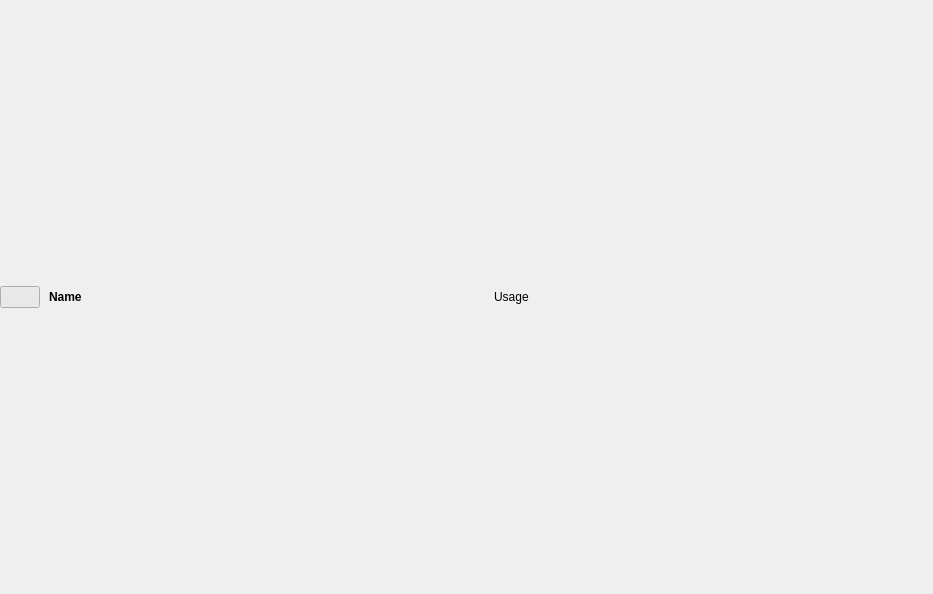
<?xml version="1.0" encoding="UTF-8"?>
<ui version="4.0">
 <class>ItemWidget</class>
 <widget class="QWidget" name="ItemWidget">
  <property name="geometry">
   <rect>
    <x>0</x>
    <y>0</y>
    <width>933</width>
    <height>594</height>
   </rect>
  </property>
  <property name="windowTitle">
   <string>Item</string>
  </property>
  <layout class="QGridLayout" name="mainLayout">
   <property name="leftMargin">
    <number>0</number>
   </property>
   <property name="topMargin">
    <number>0</number>
   </property>
   <property name="rightMargin">
    <number>0</number>
   </property>
   <property name="bottomMargin">
    <number>0</number>
   </property>
   <property name="spacing">
    <number>0</number>
   </property>
   <item row="0" column="1">
    <widget class="QWidget" name="header" native="true">
     <property name="sizePolicy">
      <sizepolicy hsizetype="MinimumExpanding" vsizetype="Preferred">
       <horstretch>0</horstretch>
       <verstretch>0</verstretch>
      </sizepolicy>
     </property>
     <layout class="QHBoxLayout" name="horizontalLayout">
      <property name="topMargin">
       <number>0</number>
      </property>
      <property name="rightMargin">
       <number>0</number>
      </property>
      <property name="bottomMargin">
       <number>0</number>
      </property>
      <item>
       <widget class="QLabel" name="name">
        <property name="font">
         <font>
          <weight>75</weight>
          <bold>true</bold>
         </font>
        </property>
        <property name="text">
         <string>Name</string>
        </property>
       </widget>
      </item>
      <item>
       <widget class="QLabel" name="usage">
        <property name="text">
         <string>Usage</string>
        </property>
       </widget>
      </item>
     </layout>
    </widget>
   </item>
   <item row="0" column="0">
    <widget class="QPushButton" name="visibleCheckbox">
     <property name="palette">
      <palette>
       <active>
        <colorrole role="Button">
         <brush brushstyle="SolidPattern">
          <color alpha="0">
           <red>255</red>
           <green>255</green>
           <blue>255</blue>
          </color>
         </brush>
        </colorrole>
       </active>
       <inactive>
        <colorrole role="Button">
         <brush brushstyle="SolidPattern">
          <color alpha="0">
           <red>255</red>
           <green>255</green>
           <blue>255</blue>
          </color>
         </brush>
        </colorrole>
       </inactive>
       <disabled>
        <colorrole role="Button">
         <brush brushstyle="SolidPattern">
          <color alpha="0">
           <red>255</red>
           <green>255</green>
           <blue>255</blue>
          </color>
         </brush>
        </colorrole>
       </disabled>
      </palette>
     </property>
     <property name="icon">
      <iconset resource="../../images/images.qrc">
       <normaloff>:/images/icons/hide.png</normaloff>
       <normalon>:/images/icons/show.png</normalon>:/images/icons/hide.png</iconset>
     </property>
     <property name="checkable">
      <bool>true</bool>
     </property>
     <property name="checked">
      <bool>true</bool>
     </property>
     <property name="flat">
      <bool>true</bool>
     </property>
    </widget>
   </item>
  </layout>
 </widget>
 <resources>
  <include location="../../images/images.qrc"/>
 </resources>
 <connections/>
</ui>
